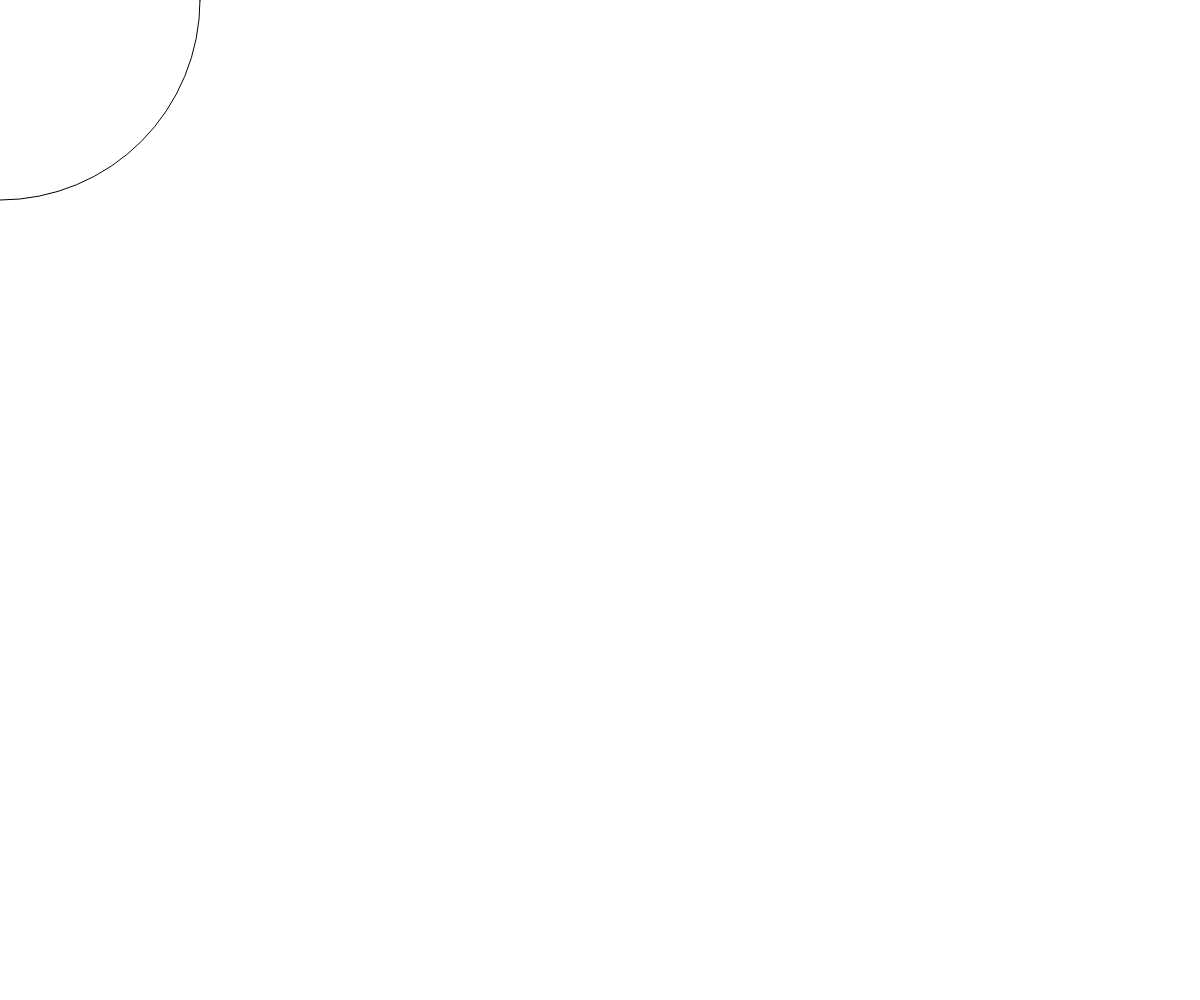
Frame 1 (no input)
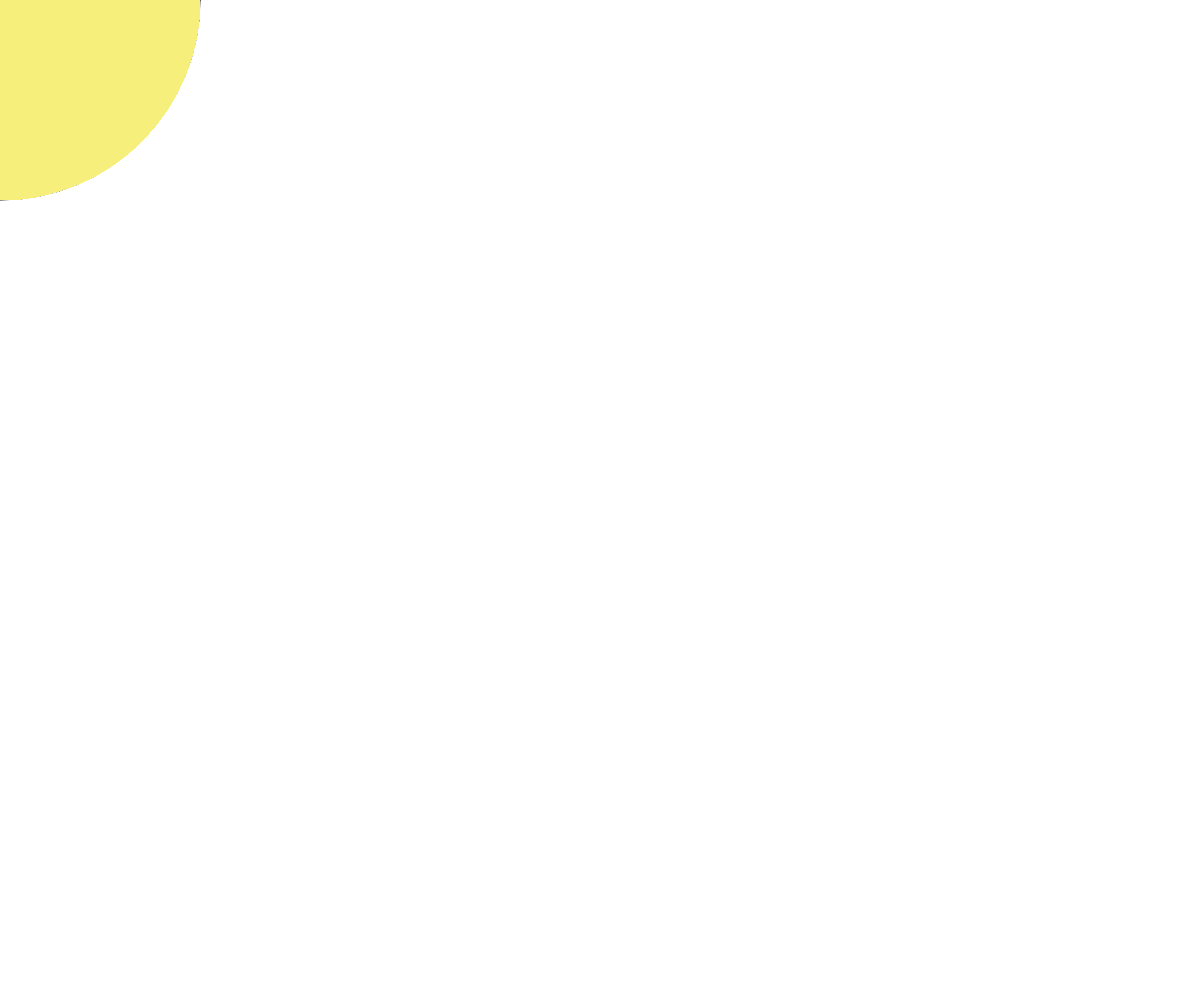
Frame 60 (no input)
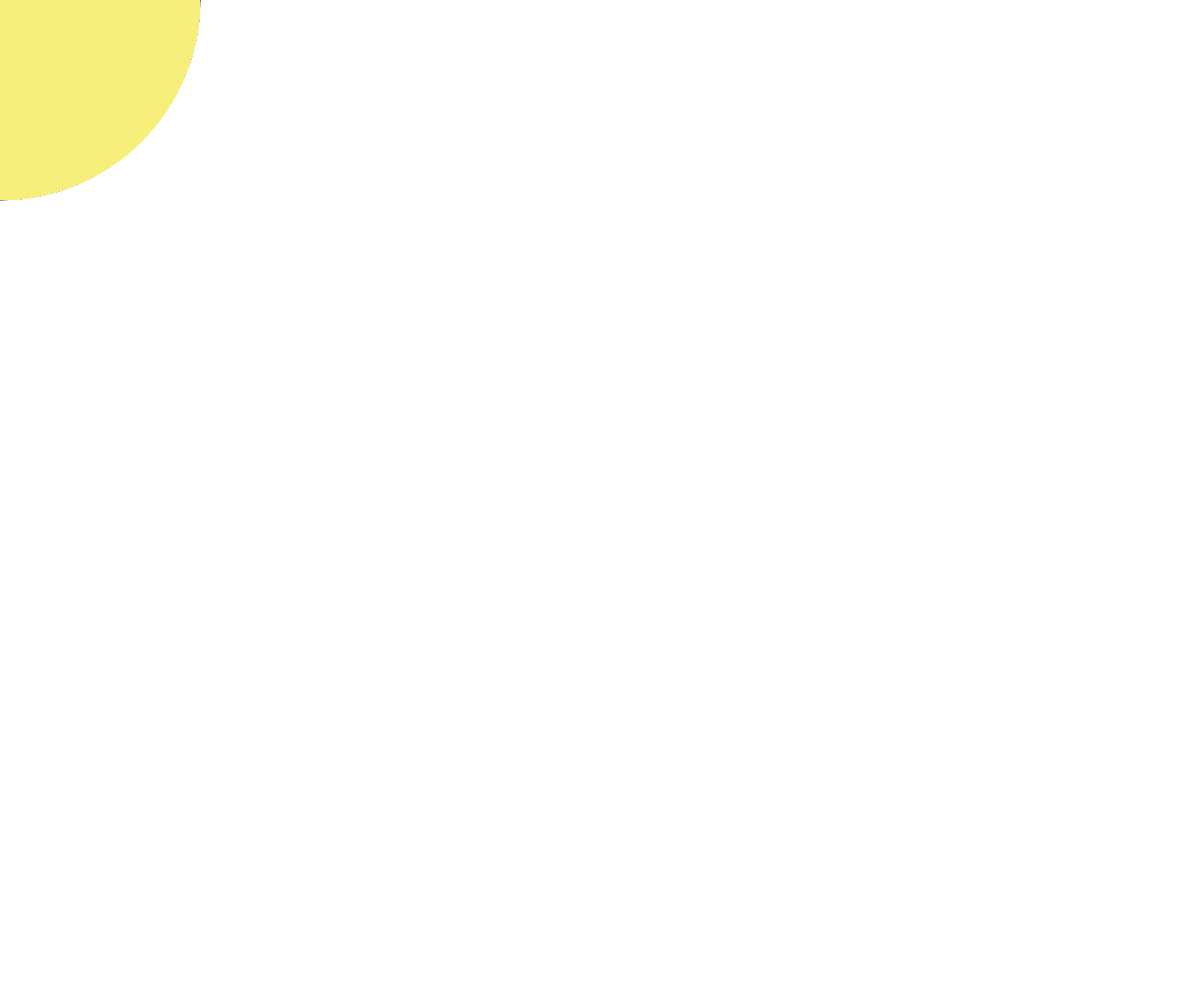
Frame 120 (the mouse pressed at the canvas centre since frame 60)

The p5.js sketch that drew these frames (run headless with seeded random() and noise() and a simulated clock; from frame 60 on, the mouse is pressed at the canvas centre):

// p5.js sketch
// ── sketch.js

let colorList = ['#73a8b2', "#a08a8c", '#eabc68', '#f6ef7c']

let n = Math.random()
let rand = Math.floor(n * colorList.length);

function setup() {
    createCanvas(windowWidth, windowHeight);
    //add code!

}

function draw() {
   
    circle(mouseX,mouseY,400);
    fill(colorList[rand])
    
    
    noStroke();

    if(mouseIsPressed){
        fill("white");
        
    }


}
